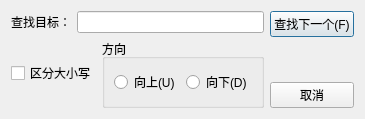
<?xml version="1.0" encoding="UTF-8"?>
<ui version="4.0">
 <class>SearchDialog</class>
 <widget class="QDialog" name="SearchDialog">
  <property name="geometry">
   <rect>
    <x>0</x>
    <y>0</y>
    <width>349</width>
    <height>119</height>
   </rect>
  </property>
  <property name="windowTitle">
   <string>查找</string>
  </property>
  <layout class="QHBoxLayout" name="horizontalLayout_5">
   <item>
    <layout class="QHBoxLayout" name="horizontalLayout_4">
     <item>
      <layout class="QVBoxLayout" name="verticalLayout_2">
       <item>
        <layout class="QHBoxLayout" name="horizontalLayout">
         <item>
          <widget class="QLabel" name="label">
           <property name="text">
            <string>查找目标：</string>
           </property>
          </widget>
         </item>
         <item>
          <widget class="QLineEdit" name="SearchText"/>
         </item>
        </layout>
       </item>
       <item>
        <layout class="QHBoxLayout" name="horizontalLayout_3">
         <item>
          <widget class="QCheckBox" name="cbCaseSensetive">
           <property name="text">
            <string>区分大小写</string>
           </property>
          </widget>
         </item>
         <item>
          <widget class="QGroupBox" name="groupBox">
           <property name="title">
            <string>方向</string>
           </property>
           <layout class="QHBoxLayout" name="horizontalLayout_2">
            <item>
             <widget class="QRadioButton" name="rbUp">
              <property name="text">
               <string>向上(U)</string>
              </property>
             </widget>
            </item>
            <item>
             <widget class="QRadioButton" name="rbDown">
              <property name="text">
               <string>向下(D)</string>
              </property>
             </widget>
            </item>
           </layout>
          </widget>
         </item>
        </layout>
       </item>
      </layout>
     </item>
     <item>
      <layout class="QVBoxLayout" name="verticalLayout">
       <item>
        <widget class="QPushButton" name="btFindNext">
         <property name="text">
          <string>查找下一个(F)</string>
         </property>
        </widget>
       </item>
       <item>
        <spacer name="verticalSpacer">
         <property name="orientation">
          <enum>Qt::Vertical</enum>
         </property>
         <property name="sizeHint" stdset="0">
          <size>
           <width>20</width>
           <height>40</height>
          </size>
         </property>
        </spacer>
       </item>
       <item>
        <widget class="QPushButton" name="btCancel">
         <property name="text">
          <string>取消</string>
         </property>
        </widget>
       </item>
      </layout>
     </item>
    </layout>
   </item>
  </layout>
 </widget>
 <resources/>
 <connections/>
</ui>
